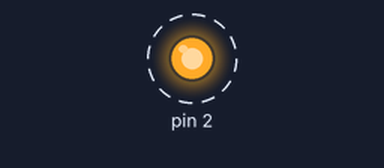
Recording of a sketch running on a simulated Arduino Uno, built with avr-gcc and run on an emulated ATmega328P. Shown: output pins drawn as LEDs (lit = HIGH). Dashed ring = blinking. What the sketch prints to the serial monitor is not drawn.

Above: at 0.9 s.
Timing chart, 0 to 5.5 s (numbered marks = the images above):
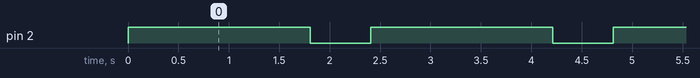

The sketch:

keypad_i2c_test_arduino.ino
```cpp
#include <Wire.h>
#include <PCF8574.h>

PCF8574 pcf8574(0x20);  // I2C address (adjust if necessary)

const char keys[4][4] = {
  {'D', '#', '0', '*'},
  {'C', '9', '8', '7'},
  {'B', '6', '5', '4'},
  {'A', '3', '2', '1'}
};


void setup() {
  Serial.begin(9600);
  Wire.begin();

  pcf8574.begin();  // Initialize the PCF8574

  // Set column pins as OUTPUTS
  for (int i = 4; i <= 7; i++) {
    pcf8574.write(i, HIGH);  // Set columns HIGH
  }

  // Set row pins as INPUTS
  for (int i = 0; i < 4; i++) {
    pcf8574.write(i, HIGH); // Enable pull-up resistors
  }
}

void loop() {
  for (int col = 0; col < 4; col++) {
    pcf8574.write(col + 4, LOW); // Set one column LOW

    for (int row = 0; row < 4; row++) {
      if (pcf8574.read(row) == LOW) { // Check if a key is pressed
        Serial.println(keys[row][col]);
        delay(300); // Debounce
      }
    }

    pcf8574.write(col + 4, HIGH); // Reset column to HIGH
  }
}
```

Measured:
- by itself, pin 2: alternates HIGH for 1.8 s and LOW for 0.60 s
